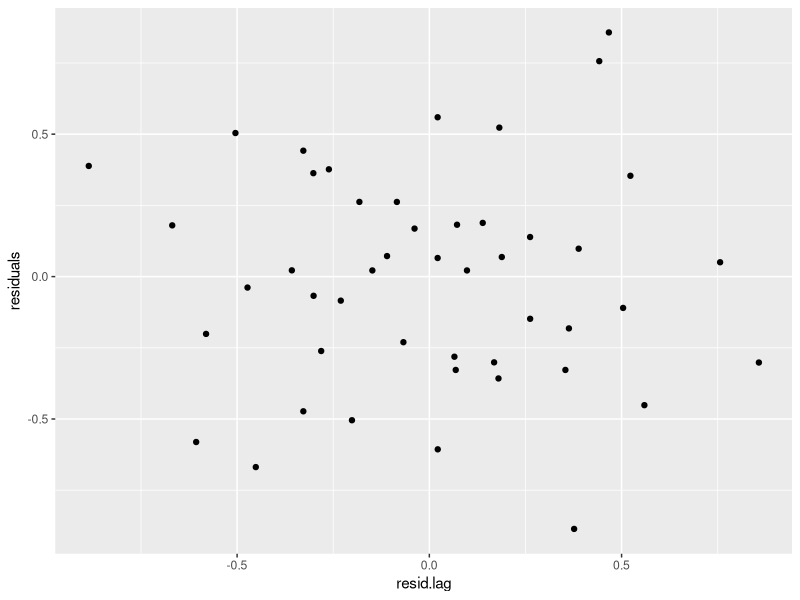
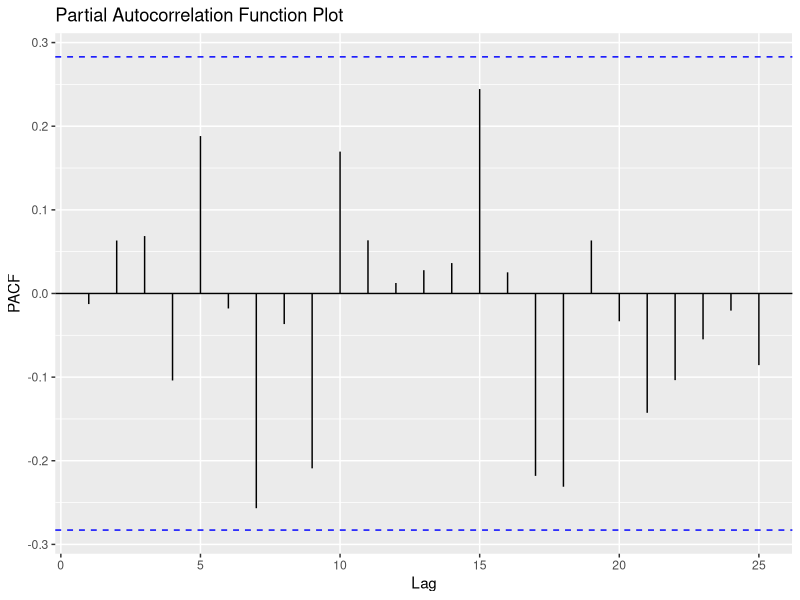
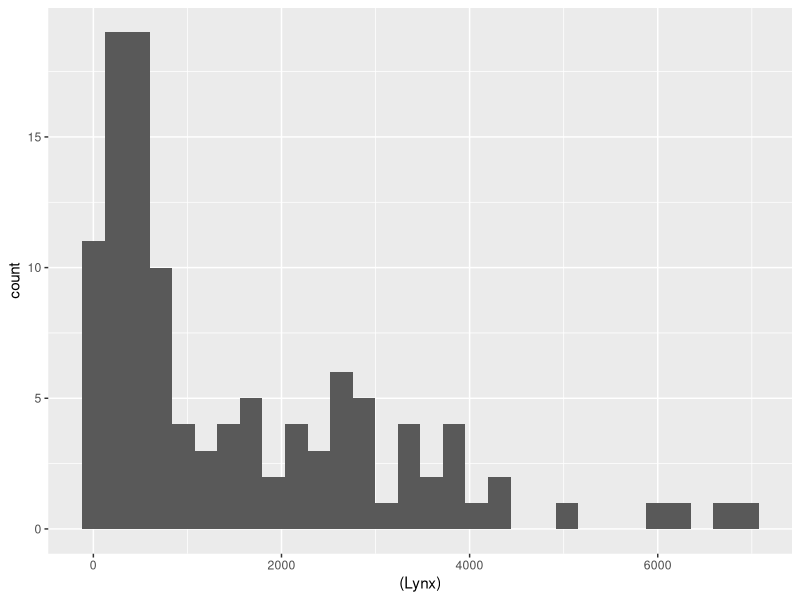
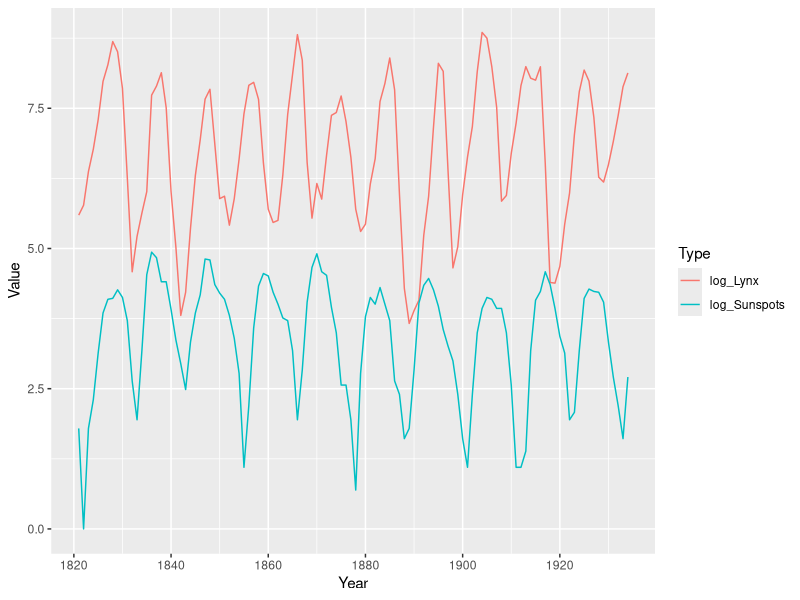
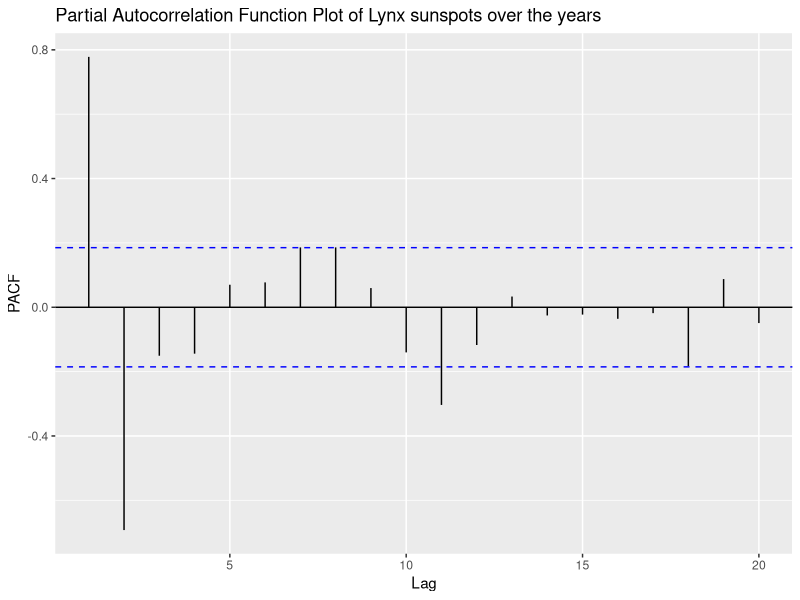
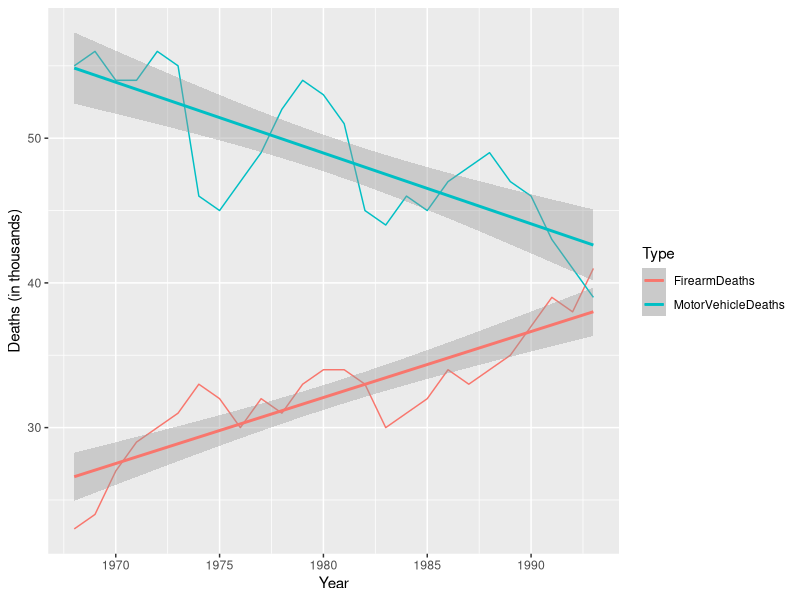

Write R code to recreate these figures, in order. (Note: this script raises an error after producing the figures.)
## ---- chunk 1
library(tidyverse)
library(stats)
library(tseries)
library(forecast)
library(lmerTest)
## ---- chunk 2
nino <- read_csv("data/ex1028.csv") %>%
  mutate(Temperature = as_factor(Temperature),
         WestAfrica = as_factor(WestAfrica),
         )
## ---- chunk 3
nino.fit <- glm(log(StormIndex) ~ Temperature + WestAfrica, data = nino)
summary(nino.fit)
## ---- chunk 4
# first save the residuals, then create a lag column

# save the residuals
resid.nino <- resid(nino.fit)
#create new columns
nino <- nino %>%
  mutate(residuals = resid.nino,
         resid.lag = lag(residuals))
# pipe into ggplot
nino %>% ggplot(aes(x = resid.lag, y = residuals)) +
  geom_point()
## ---- chunk 5
ggPacf(nino$residuals, 25) +
  ggtitle("Partial Autocorrelation Function Plot")
## ---- chunk 6
lynx <- read_csv("data/ex1515.csv") %>%
  mutate(#Year = as_factor(Year),
         log_Lynx = log(Lynx),
         log_Sunspots = log(Sunspots),
         prev_year = lag(Sunspots),
         prev_2 = lag(prev_year))

lynx %>%
  select(Year, Lynx, Sunspots) %>%
  head(5)
## ---- chunk 7
lynx %>% ggplot(aes(x = (Lynx))) +
  geom_histogram()

lynx %>%
  select(Year, log_Lynx, log_Sunspots) %>%
  gather(Type, Value, -Year) %>% 
  #mutate(Year = as.double(Year)) %>%
  # plot
  ggplot(aes(x = Year, y = Value, color = Type)) +
  geom_line()

## ---- chunk 8
fit_1 <- glm(log_Lynx ~ log_Sunspots + prev_year + prev_2, data = lynx, na.action=na.exclude)
summary(fit_1)
## ---- chunk 9
# store residuals
resid_lynx <- resid(fit_1)

# add residual column to the data set
lynx <- lynx %>%
  mutate(Residuals = resid_lynx)

# ggplot autocorrelation plot
ggPacf(lynx$Residuals) +
  ggtitle("Partial Autocorrelation Function Plot of Lynx sunspots over the years")
## ---- chunk 10
# bring in the data from problem 16
data_16 <- read_csv("data/ex1516.csv")

clean <- data_16 %>% 
  gather(Type, Value, -Year) 

#build scatter plot
clean %>%
  ggplot(aes(x = Year, y = Value, color = Type)) +
  geom_line() +
  labs(y = "Deaths (in thousands)") +
  geom_smooth(method = "lm")
## ---- chunk 11
# this is a try at an interaction
# The output is the same as running two regressions. The slope is
# 0.456 (if firearms) and 0.456-0.945=-0.489 (if motordeaths)
glm(Value ~ Year*Type, data = clean) %>%
  summary() %>% pander()
